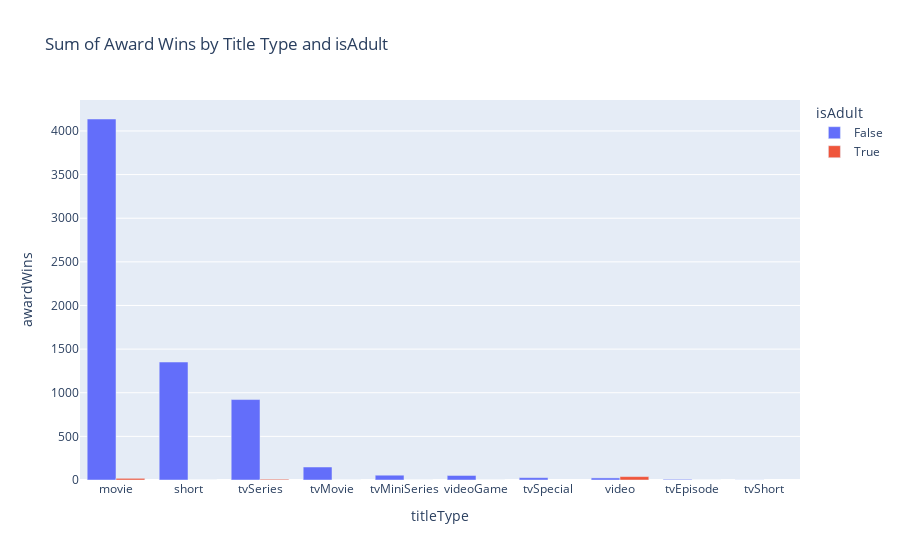

This figure's notebook cell:
### Markdown cell above
From the output code it is noticed that the first 3 units for number of votes belong to the category 'movies' of the variable 'titleType'.
These are respectively:
1. Harry Potter and the Deathly Hallows - Part 2 with 966.565 votes.
2. Il buono, il brutto, il cattivo with 825.934 votes.
3. Full Metal Jacket with 803.146 votes.

### Code cell
import plotly.express as px

# Raggruppa per titleType e isAdult e somma i premi vinti
df_grouped = df.groupby(['titleType', 'isAdult'])['awardWins'].sum().reset_index()

# Ordina il DataFrame per awardWins in ordine decrescente
df_grouped = df_grouped.sort_values(by='awardWins', ascending=False)

# Crea un bar plot usando Plotly
fig = px.bar(df_grouped, x='titleType', y='awardWins', color='isAdult', barmode='group',
             title='Sum of Award Wins by Title Type and isAdult')

# Mostra il grafico
fig.show()

### Figure 1 — Plotly figure (JSON) as saved in the notebook; plotly's stock layout.template omitted (floating-point values rounded to 4 significant figures)
{"data": [{"alignmentgroup": "True", "hovertemplate": "isAdult=False<br>titleType=%{x}<br>awardWins=%{y}<extra></extra>", "legendgroup": "False", "marker": {"color": "#636efa", "pattern": {"shape": ""}}, "name": "False", "offsetgroup": "False", "orientation": "v", "showlegend": true, "textposition": "auto", "type": "bar", "x": ["movie", "short", "tvSeries", "tvMovie", "tvMiniSeries", "videoGame", "tvSpecial", "video", "tvEpisode", "tvShort"], "xaxis": "x", "y": [4137, 1352, 922, 149, 55, 52, 27, 24, 8, 1], "yaxis": "y"}, {"alignmentgroup": "True", "hovertemplate": "isAdult=True<br>titleType=%{x}<br>awardWins=%{y}<extra></extra>", "legendgroup": "True", "marker": {"color": "#EF553B", "pattern": {"shape": ""}}, "name": "True", "offsetgroup": "True", "orientation": "v", "showlegend": true, "textposition": "auto", "type": "bar", "x": ["video", "movie", "tvSeries", "tvEpisode", "tvMovie", "tvMiniSeries", "short", "videoGame"], "xaxis": "x", "y": [39, 19, 9, 0, 0, 0, 0, 0], "yaxis": "y"}], "layout": {"barmode": "group", "legend": {"title": {"text": "isAdult"}, "tracegroupgap": 0}, "title": {"text": "Sum of Award Wins by Title Type and isAdult"}, "xaxis": {"anchor": "y", "domain": [0, 1], "title": {"text": "titleType"}}, "yaxis": {"anchor": "x", "domain": [0, 1], "title": {"text": "awardWins"}}}}
